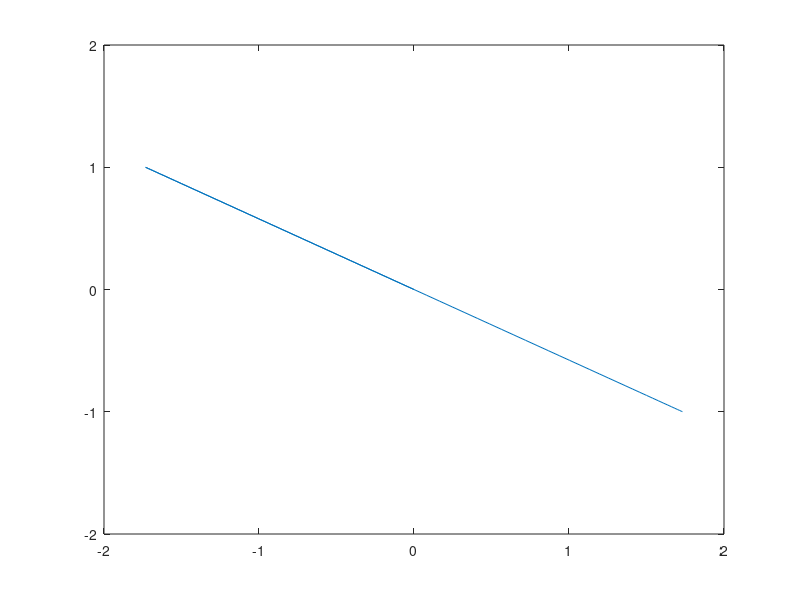

Recreate this plot in MATLAB.
T=1;
t=linspace(0,T*3/4,100);
w=2*pi/T;
X=sqrt(3)*exp(1i*w*t);
Y=-exp(1i*w*t);
plot(real(X), real(Y))
axis([-2, 2, -2, 2])